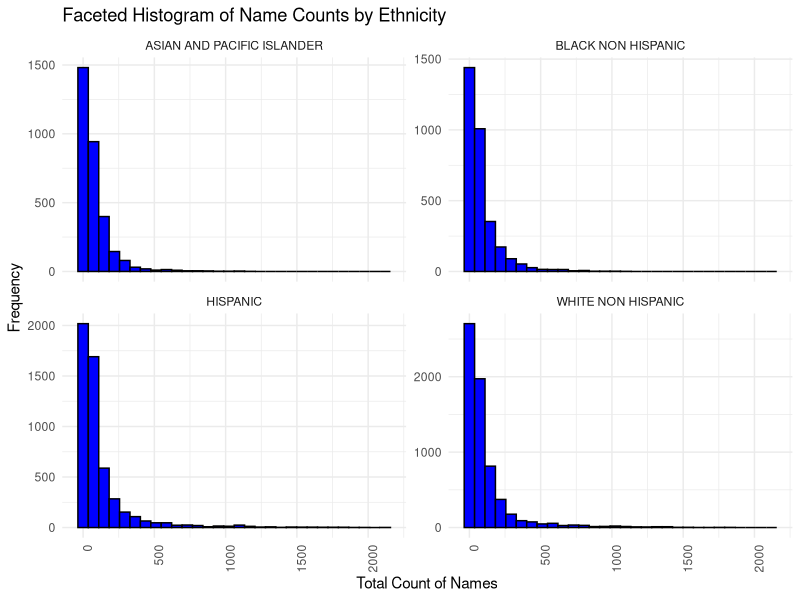
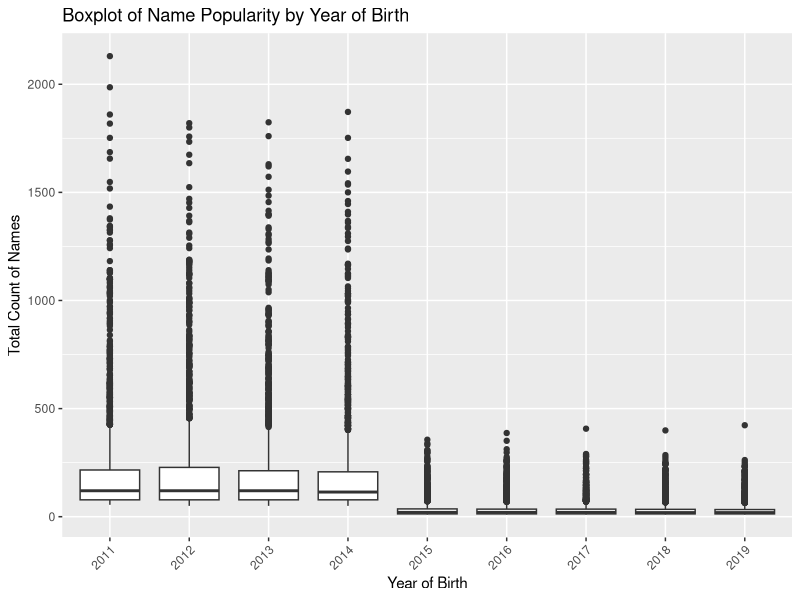
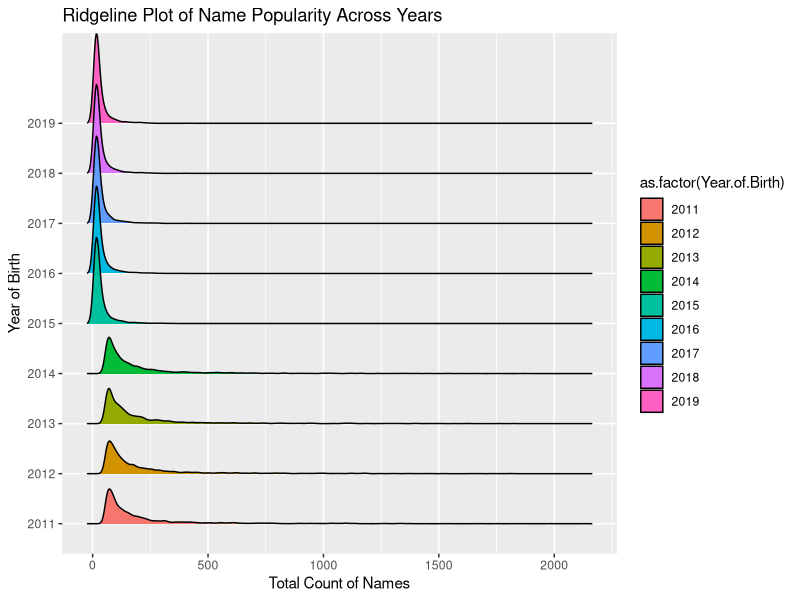
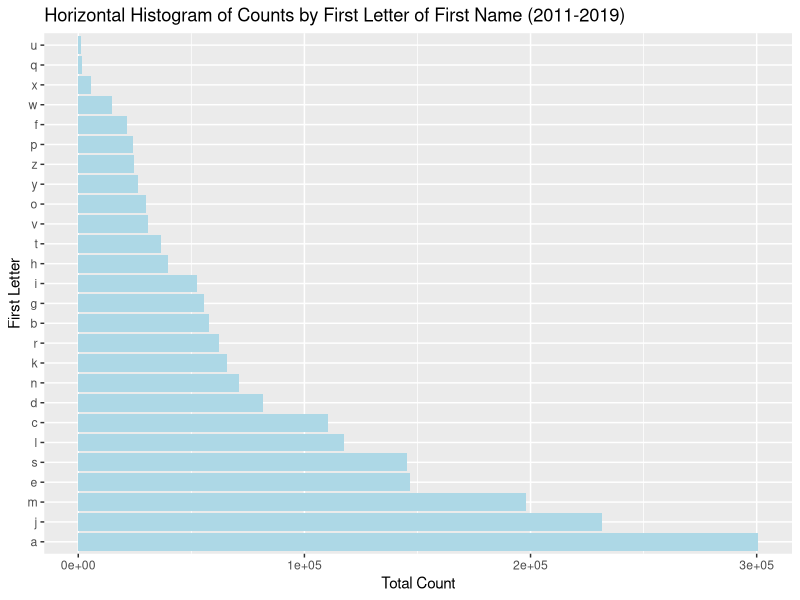
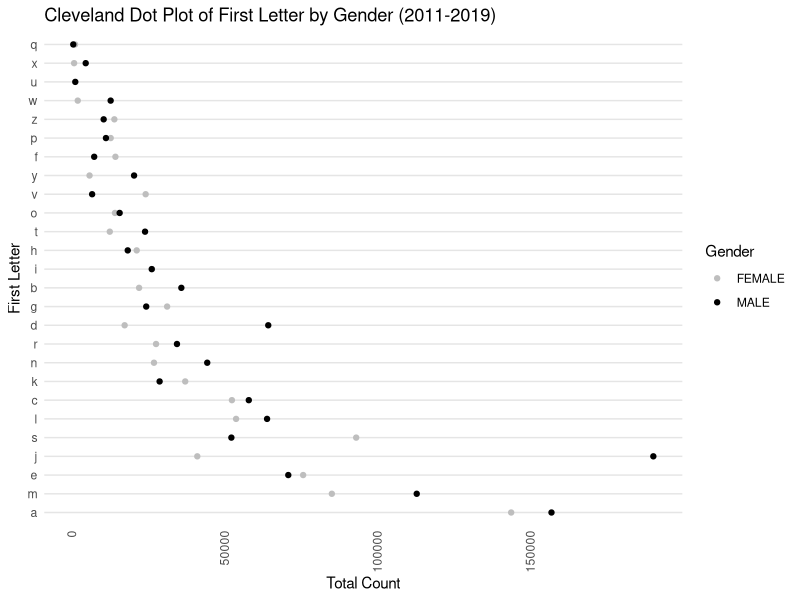
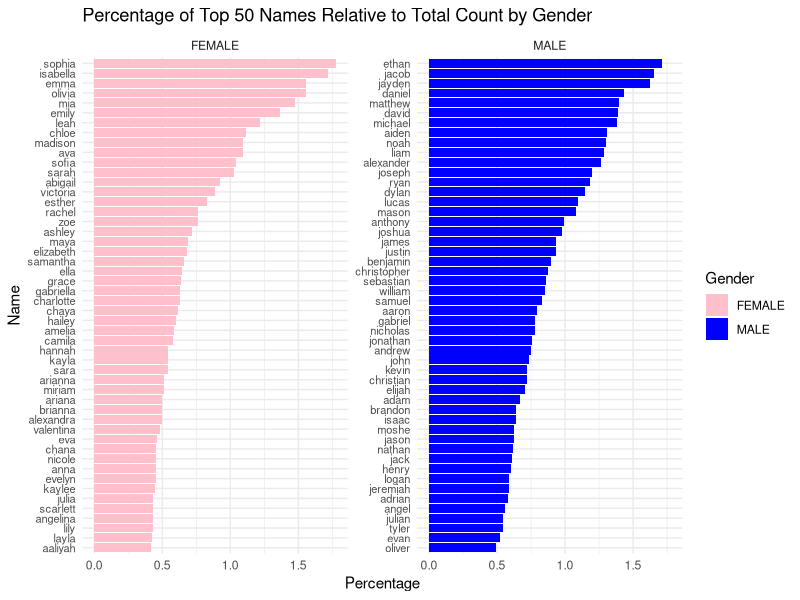
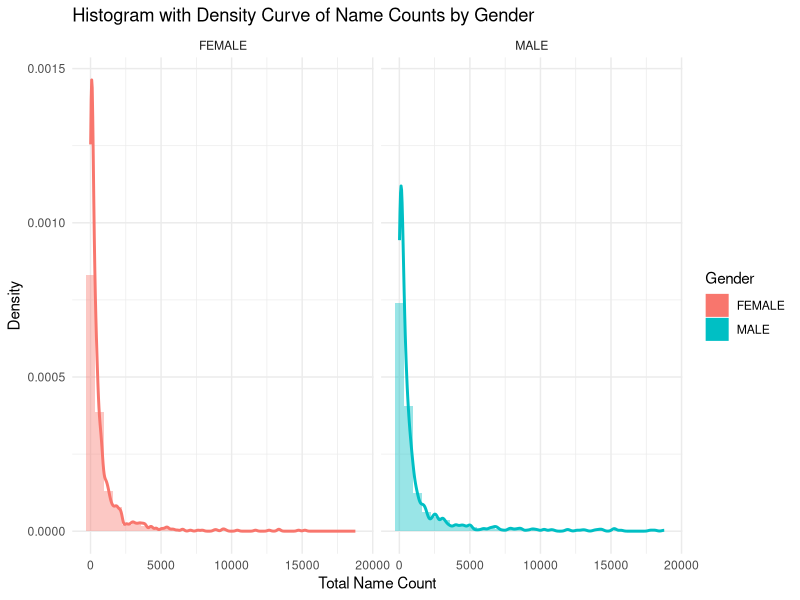
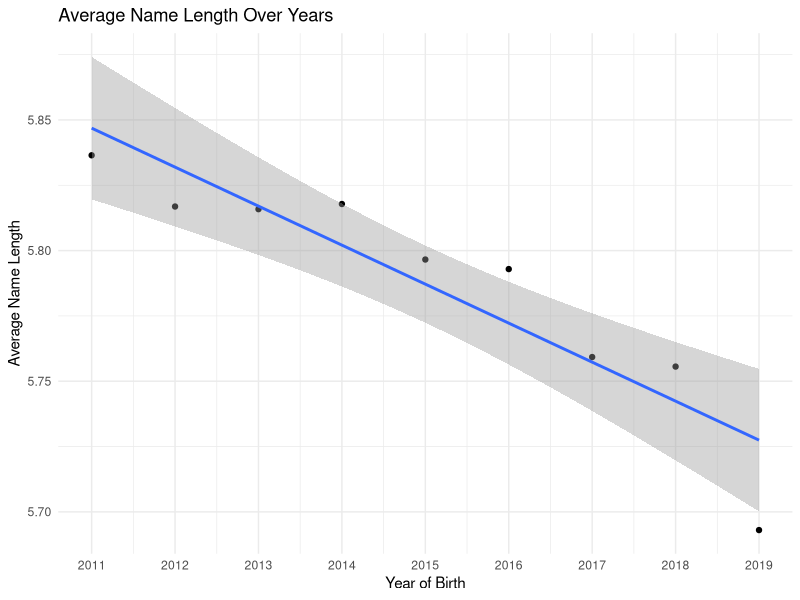

Recreate these plots in R, in order.
## ---- chunk 1
knitr::opts_chunk$set(echo = TRUE, warning = FALSE)
library(tidyverse)
library(dplyr)
library(ggplot2)
library(ggpubr)
library(ggridges)
library(pheatmap)
library(vcd)
library(gridExtra)
## ---- chunk 2
data <- read.csv("Popular_Baby_Names.csv")
combined_data <- data %>%
            mutate(Ethnicity = case_when(
              grepl("BLACK NON HISP", Ethnicity) ~ "BLACK NON HISPANIC",
              grepl("WHITE NON HISP", Ethnicity) ~ "WHITE NON HISPANIC",
              grepl("ASIAN AND PACI", Ethnicity) ~ "ASIAN AND PACIFIC ISLANDER",
            TRUE ~ Ethnicity
            )) %>% 
            mutate(Child.s.First.Name = tolower(Child.s.First.Name)) %>% 
                 group_by(Year.of.Birth, Child.s.First.Name, Gender, Ethnicity) %>%
                 summarize(Total_Count = sum(Count), .groups="drop") %>%
                 arrange(Year.of.Birth, desc(Total_Count))
head(combined_data, 10)
## ---- chunk 3
ggplot(combined_data, aes(x=Total_Count)) +
  geom_histogram(bins=30, fill="blue", color="black") +
  facet_wrap(~Ethnicity, scales = "free_y") +
  labs(x="Total Count of Names", y="Frequency", title="Faceted Histogram of Name Counts by Ethnicity") +
  theme_minimal() +
  theme(axis.text.x = element_text(angle = 90, hjust = 1))
## ---- chunk 4
ggplot(combined_data, aes(x=as.factor(Year.of.Birth), y=Total_Count)) + 
  geom_boxplot() +
  labs(x="Year of Birth", y="Total Count of Names", title="Boxplot of Name Popularity by Year of Birth") +
  theme(axis.text.x = element_text(angle = 45, hjust = 1))
## ---- chunk 5
ggplot(combined_data, aes(x=Total_Count, y=as.factor(Year.of.Birth), fill=as.factor(Year.of.Birth))) +
  geom_density_ridges() +
  labs(x="Total Count of Names", y="Year of Birth", title="Ridgeline Plot of Name Popularity Across Years")

## ---- chunk 6
combined_data$First_Letter <- substr(combined_data$Child.s.First.Name, 1, 1)
## ---- chunk 7
first_letter_counts <- combined_data %>%
  group_by(First_Letter) %>%
  summarize(Total_Count = sum(Total_Count, na.rm = TRUE))
head(first_letter_counts, 10)
## ---- chunk 8
# Order the data frame by Count in descending order
first_letter_counts <- first_letter_counts[order(-first_letter_counts$Total_Count),]
head(first_letter_counts, 10)
## ---- chunk 9
ggplot(first_letter_counts, aes(x=reorder(First_Letter, -Total_Count), y=Total_Count)) +
  geom_bar(stat="identity", fill='lightblue') +
  coord_flip() +  # This will flip the axes to make the histogram horizontal
  xlab("First Letter") +
  ylab("Total Count") +
  ggtitle("Horizontal Histogram of Counts by First Letter of First Name (2011-2019)")
## ---- chunk 10
gender_letter_counts <- combined_data %>%
  group_by(First_Letter, Gender) %>%
  summarize(Total_Count = sum(Total_Count, na.rm = TRUE), .groups = 'drop') %>%
  ungroup()
## ---- chunk 11
gender_letter_counts$Gender <- factor(gender_letter_counts$Gender, levels = c("FEMALE", "MALE"))
gender_letter_counts$First_Letter <- as.character(gender_letter_counts$First_Letter)

# Calculate a sorting metric, like the median total count for each first letter within each gender
sorting_metric <- gender_letter_counts %>%
  group_by(First_Letter, Gender) %>%
  summarize(Median_Total_Count = median(Total_Count)) %>%
  ungroup()

# Add a sorting order to the data frame based on the median total count
gender_letter_counts <- gender_letter_counts %>%
  left_join(sorting_metric, by = c("First_Letter", "Gender")) %>%
  mutate(Sort_Order = rank(-Median_Total_Count)) %>%
  arrange(Gender, Sort_Order)

# Now create the Cleveland dot plot
ggplot(gender_letter_counts, aes(x = Total_Count, y = reorder(First_Letter, Sort_Order), color = Gender)) +
  geom_point() +
  scale_color_manual(values = c("FEMALE" = "grey", "MALE" = "black")) +
  theme_minimal() +
  labs(x = "Total Count", y = "First Letter", title = "Cleveland Dot Plot of First Letter by Gender (2011-2019)") +
  theme(panel.grid.major.x = element_blank(),
        panel.grid.minor.x = element_blank(),
        panel.grid.major.y = element_line(color="grey90"),
        axis.text.x = element_text(angle = 90, vjust = 0.5, hjust=1))

# Remove the sorting metric columns 
gender_letter_counts <- gender_letter_counts %>%
  select(-c(Median_Total_Count, Sort_Order))
## ---- chunk 12
# Filter for top 50 names per gender
name_freq_by_gender <- combined_data %>%
  group_by(Gender, Child.s.First.Name) %>%
  summarise(Total_name_count = sum(Total_Count)) %>%
  ungroup() %>%
  arrange(Gender, desc(Total_name_count))
top_names_by_gender <- name_freq_by_gender %>%
  arrange(Gender, desc(Total_name_count)) %>%
  group_by(Gender) %>%
  slice_max(Total_name_count, n = 50) %>%
  ungroup()
total_names_per_gender <- combined_data %>%
  group_by(Gender) %>%
  summarize(Total_Names = sum(Total_Count))
top_names_percentage <- merge(top_names_by_gender, total_names_per_gender, by = "Gender")
top_names_percentage <- top_names_percentage %>%
  mutate(Percentage = (Total_name_count / Total_Names) * 100) %>% 
   arrange(Gender, desc(Percentage)) 
## ---- chunk 13
ggplot(top_names_percentage, aes(x = reorder(Child.s.First.Name, Percentage), y = Percentage, fill = Gender)) +
  geom_bar(stat = "identity", position = "dodge") +
  labs(title = "Percentage of Top 50 Names Relative to Total Count by Gender",
       x = "Name",
       y = "Percentage") +
  theme_minimal() +
  facet_wrap(~ Gender, scales = "free_y", ncol = 2) + 
  coord_flip() + 
  theme(axis.text.y = element_text(size = 8)) +
  scale_fill_manual(values = c("pink", "blue")) 
## ---- chunk 14
top_names_percentage %>% group_by(Gender) %>% summarise(Sum_Percent = sum(Percentage))
## ---- chunk 15

ggplot(name_freq_by_gender, aes(x = Total_name_count, y = ..density..)) +
  geom_histogram(aes(fill = Gender), alpha = 0.4, bins = 30, position = "identity") +
  geom_density(aes(color = Gender), size = 1) +
  facet_wrap(~ Gender) +
  labs(title = "Histogram with Density Curve of Name Counts by Gender",
       x = "Total Name Count", y = "Density") +
  theme_minimal()
## ---- chunk 16
combined_data$Name_Length <- nchar(combined_data$Child.s.First.Name)
# Over years
avg_name_length <- combined_data %>%
  group_by(Year.of.Birth) %>%
  summarize(Average_Length = mean(Name_Length))
# For Gender
avg_name_length_by_gender <- combined_data %>%
  group_by(Year.of.Birth, Gender) %>%
  summarize(Average_Length = mean(Name_Length, na.rm = TRUE), .groups = 'drop')
# For ethnicity
avg_name_length_by_ethnicity <- combined_data %>%
  group_by(Year.of.Birth, Ethnicity) %>%
  summarize(Average_Length = mean(Name_Length, na.rm = TRUE), .groups = 'drop')
## ---- chunk 17
ggplot(avg_name_length, aes(x = Year.of.Birth, y = Average_Length)) +
  geom_point() +
  geom_smooth(method = "lm") +
  scale_x_continuous(breaks = seq(min(avg_name_length$Year.of.Birth), 
                                  max(avg_name_length$Year.of.Birth), by = 1)) +
  theme_minimal() +
  labs(title = "Average Name Length Over Years", x = "Year of Birth", y = "Average Name Length")
## ---- chunk 18
ggplot(avg_name_length_by_ethnicity, aes(x = Year.of.Birth, y = Average_Length, color = Ethnicity)) +
  geom_point() +
  geom_line() +
  scale_x_continuous(breaks = seq(min(avg_name_length_by_ethnicity$Year.of.Birth),
                                  max(avg_name_length_by_ethnicity$Year.of.Birth), by = 1)) +
  theme_minimal() +
  labs(title = "Average Name Length Over Years by Ethnicity",
       x = "Year of Birth",
       y = "Average Name Length") +
  theme(legend.position = "bottom")
## ---- chunk 19
ggplot(avg_name_length_by_gender, aes(x = Year.of.Birth, y = Average_Length, color = Gender)) +
  geom_point() +
  geom_line() +
  scale_x_continuous(breaks = seq(min(avg_name_length_by_gender$Year.of.Birth),
                                  max(avg_name_length_by_gender$Year.of.Birth), by = 1)) +
  theme_minimal() +
  labs(title = "Average Name Length Over Years by Gender",
       x = "Year of Birth",
       y = "Average Name Length") +
  theme(legend.position = "bottom")

## ---- chunk 20
avg_name_length_data <- combined_data %>%
  group_by(Year.of.Birth, Gender, Ethnicity) %>%
  summarize(Average_Length = mean(Name_Length, na.rm = TRUE)) %>%
  ungroup()

# Create the heatmap
ggplot(avg_name_length_data, aes(x = Year.of.Birth, y = Gender, fill = Average_Length)) +
  geom_tile() + 
  facet_wrap(~ Ethnicity, scales = "free_y") +
  scale_fill_gradient2(low = "black", mid = "white", high = "red", midpoint = 5.8) + 
  labs(title = "Heatmap of Average Name Length by Gender and Ethnicity Over Years",
       x = "Year", y = "Gender", fill = "Average Name Length") +
  scale_x_continuous(breaks = seq(min(avg_name_length_data$Year.of.Birth), 
                                  max(avg_name_length_data$Year.of.Birth), by = 1)) +
  theme_minimal() +
  theme(axis.text.x = element_text(angle = 90, hjust = 1))

